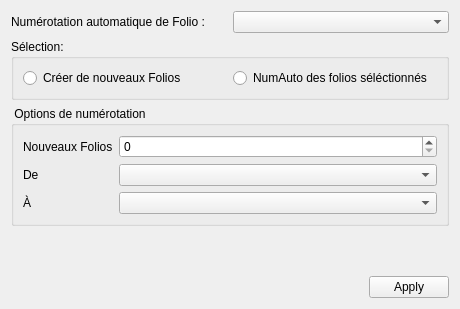
<?xml version="1.0" encoding="UTF-8"?>
<ui version="4.0">
 <class>FolioAutonumberingW</class>
 <widget class="QWidget" name="FolioAutonumberingW">
  <property name="geometry">
   <rect>
    <x>0</x>
    <y>0</y>
    <width>460</width>
    <height>309</height>
   </rect>
  </property>
  <property name="sizePolicy">
   <sizepolicy hsizetype="Minimum" vsizetype="Minimum">
    <horstretch>0</horstretch>
    <verstretch>0</verstretch>
   </sizepolicy>
  </property>
  <property name="minimumSize">
   <size>
    <width>460</width>
    <height>0</height>
   </size>
  </property>
  <property name="windowTitle">
   <string>Form</string>
  </property>
  <layout class="QVBoxLayout" name="verticalLayout">
   <item>
    <layout class="QGridLayout" name="gridLayout_3">
     <item row="0" column="0">
      <widget class="QLabel" name="label">
       <property name="sizePolicy">
        <sizepolicy hsizetype="Minimum" vsizetype="Preferred">
         <horstretch>0</horstretch>
         <verstretch>0</verstretch>
        </sizepolicy>
       </property>
       <property name="text">
        <string>Numérotation automatique de Folio :</string>
       </property>
      </widget>
     </item>
     <item row="0" column="1">
      <widget class="QComboBox" name="m_autonums_cb">
       <property name="sizePolicy">
        <sizepolicy hsizetype="Minimum" vsizetype="Fixed">
         <horstretch>0</horstretch>
         <verstretch>0</verstretch>
        </sizepolicy>
       </property>
       <property name="sizeAdjustPolicy">
        <enum>QComboBox::AdjustToContents</enum>
       </property>
      </widget>
     </item>
     <item row="1" column="0" colspan="2">
      <widget class="QGroupBox" name="Select">
       <property name="sizePolicy">
        <sizepolicy hsizetype="Minimum" vsizetype="Preferred">
         <horstretch>0</horstretch>
         <verstretch>0</verstretch>
        </sizepolicy>
       </property>
       <property name="title">
        <string>Sélection:</string>
       </property>
       <layout class="QHBoxLayout" name="horizontalLayout">
        <item>
         <widget class="QRadioButton" name="m_create_new_tabs_rb">
          <property name="sizePolicy">
           <sizepolicy hsizetype="Minimum" vsizetype="Fixed">
            <horstretch>0</horstretch>
            <verstretch>0</verstretch>
           </sizepolicy>
          </property>
          <property name="text">
           <string>Créer de nouveaux Folios</string>
          </property>
         </widget>
        </item>
        <item>
         <widget class="QRadioButton" name="m_autonumber_tabs_rb">
          <property name="sizePolicy">
           <sizepolicy hsizetype="Minimum" vsizetype="Fixed">
            <horstretch>0</horstretch>
            <verstretch>0</verstretch>
           </sizepolicy>
          </property>
          <property name="text">
           <string>NumAuto des folios séléctionnés</string>
          </property>
         </widget>
        </item>
       </layout>
      </widget>
     </item>
     <item row="2" column="0" colspan="2">
      <widget class="QGroupBox" name="Options">
       <property name="sizePolicy">
        <sizepolicy hsizetype="Minimum" vsizetype="Preferred">
         <horstretch>0</horstretch>
         <verstretch>0</verstretch>
        </sizepolicy>
       </property>
       <property name="title">
        <string> Options de numérotation</string>
       </property>
       <layout class="QGridLayout" name="gridLayout_2">
        <item row="2" column="1">
         <widget class="QComboBox" name="m_to_cb">
          <property name="sizePolicy">
           <sizepolicy hsizetype="MinimumExpanding" vsizetype="Fixed">
            <horstretch>0</horstretch>
            <verstretch>0</verstretch>
           </sizepolicy>
          </property>
          <property name="sizeAdjustPolicy">
           <enum>QComboBox::AdjustToContents</enum>
          </property>
         </widget>
        </item>
        <item row="0" column="0">
         <widget class="QLabel" name="label_2">
          <property name="sizePolicy">
           <sizepolicy hsizetype="Minimum" vsizetype="Preferred">
            <horstretch>0</horstretch>
            <verstretch>0</verstretch>
           </sizepolicy>
          </property>
          <property name="text">
           <string>Nouveaux Folios</string>
          </property>
         </widget>
        </item>
        <item row="1" column="1">
         <widget class="QComboBox" name="m_from_cb">
          <property name="sizePolicy">
           <sizepolicy hsizetype="MinimumExpanding" vsizetype="Fixed">
            <horstretch>0</horstretch>
            <verstretch>0</verstretch>
           </sizepolicy>
          </property>
          <property name="sizeAdjustPolicy">
           <enum>QComboBox::AdjustToContents</enum>
          </property>
         </widget>
        </item>
        <item row="0" column="1">
         <widget class="QSpinBox" name="m_new_tabs_sb">
          <property name="sizePolicy">
           <sizepolicy hsizetype="MinimumExpanding" vsizetype="Fixed">
            <horstretch>0</horstretch>
            <verstretch>0</verstretch>
           </sizepolicy>
          </property>
          <property name="maximum">
           <number>999</number>
          </property>
          <property name="displayIntegerBase">
           <number>10</number>
          </property>
         </widget>
        </item>
        <item row="2" column="0">
         <widget class="QLabel" name="label_4">
          <property name="sizePolicy">
           <sizepolicy hsizetype="Minimum" vsizetype="Preferred">
            <horstretch>0</horstretch>
            <verstretch>0</verstretch>
           </sizepolicy>
          </property>
          <property name="text">
           <string>À</string>
          </property>
         </widget>
        </item>
        <item row="1" column="0">
         <widget class="QLabel" name="label_3">
          <property name="sizePolicy">
           <sizepolicy hsizetype="Minimum" vsizetype="Preferred">
            <horstretch>0</horstretch>
            <verstretch>0</verstretch>
           </sizepolicy>
          </property>
          <property name="text">
           <string>De</string>
          </property>
         </widget>
        </item>
       </layout>
      </widget>
     </item>
    </layout>
   </item>
   <item>
    <spacer name="verticalSpacer">
     <property name="orientation">
      <enum>Qt::Vertical</enum>
     </property>
     <property name="sizeHint" stdset="0">
      <size>
       <width>20</width>
       <height>40</height>
      </size>
     </property>
    </spacer>
   </item>
   <item>
    <widget class="QDialogButtonBox" name="buttonBox">
     <property name="sizePolicy">
      <sizepolicy hsizetype="Minimum" vsizetype="Fixed">
       <horstretch>0</horstretch>
       <verstretch>0</verstretch>
      </sizepolicy>
     </property>
     <property name="standardButtons">
      <set>QDialogButtonBox::Apply</set>
     </property>
    </widget>
   </item>
  </layout>
  <zorder>buttonBox</zorder>
  <zorder>verticalSpacer</zorder>
  <zorder>gridLayoutWidget</zorder>
  <zorder>verticalSpacer</zorder>
 </widget>
 <resources/>
 <connections/>
</ui>
